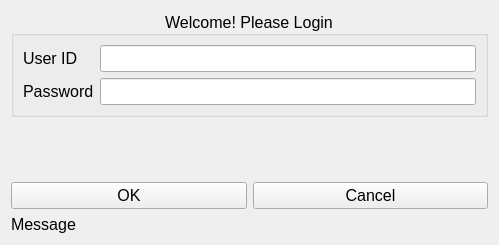
<?xml version="1.0" encoding="UTF-8"?>
<ui version="4.0">
 <class>w_LoginForm</class>
 <widget class="QWidget" name="w_LoginForm">
  <property name="geometry">
   <rect>
    <x>0</x>
    <y>0</y>
    <width>499</width>
    <height>245</height>
   </rect>
  </property>
  <property name="font">
   <font>
    <pointsize>12</pointsize>
   </font>
  </property>
  <property name="windowTitle">
   <string>Sample Application</string>
  </property>
  <property name="windowIcon">
   <iconset resource="../../icons/Icons.qrc">
    <normaloff>:/Main/smile.png</normaloff>:/Main/smile.png</iconset>
  </property>
  <layout class="QGridLayout" name="gridLayout">
   <item row="3" column="0">
    <widget class="QLabel" name="lb_Message">
     <property name="text">
      <string>Message</string>
     </property>
    </widget>
   </item>
   <item row="2" column="1">
    <widget class="QPushButton" name="pb_Cancel">
     <property name="text">
      <string>Cancel</string>
     </property>
     <property name="icon">
      <iconset resource="../../icons/Icons.qrc">
       <normaloff>:/Buttons/close.png</normaloff>:/Buttons/close.png</iconset>
     </property>
    </widget>
   </item>
   <item row="2" column="0">
    <widget class="QPushButton" name="pb_OK">
     <property name="text">
      <string>OK</string>
     </property>
     <property name="icon">
      <iconset resource="../../icons/Icons.qrc">
       <normaloff>:/Buttons/check.png</normaloff>:/Buttons/check.png</iconset>
     </property>
    </widget>
   </item>
   <item row="0" column="0" colspan="2">
    <widget class="QGroupBox" name="groupBox">
     <property name="title">
      <string>Welcome! Please Login</string>
     </property>
     <property name="alignment">
      <set>Qt::AlignmentFlag::AlignCenter</set>
     </property>
     <layout class="QFormLayout" name="formLayout">
      <item row="0" column="1">
       <widget class="QLineEdit" name="le_UserID"/>
      </item>
      <item row="0" column="0">
       <widget class="QLabel" name="label">
        <property name="text">
         <string>User ID</string>
        </property>
       </widget>
      </item>
      <item row="1" column="0">
       <widget class="QLabel" name="label_2">
        <property name="text">
         <string>Password</string>
        </property>
       </widget>
      </item>
      <item row="1" column="1">
       <widget class="QLineEdit" name="le_Pass"/>
      </item>
     </layout>
    </widget>
   </item>
   <item row="1" column="0" colspan="2">
    <spacer name="verticalSpacer">
     <property name="orientation">
      <enum>Qt::Orientation::Vertical</enum>
     </property>
     <property name="sizeHint" stdset="0">
      <size>
       <width>20</width>
       <height>40</height>
      </size>
     </property>
    </spacer>
   </item>
  </layout>
 </widget>
 <resources>
  <include location="../../icons/Icons.qrc"/>
 </resources>
 <connections/>
</ui>
